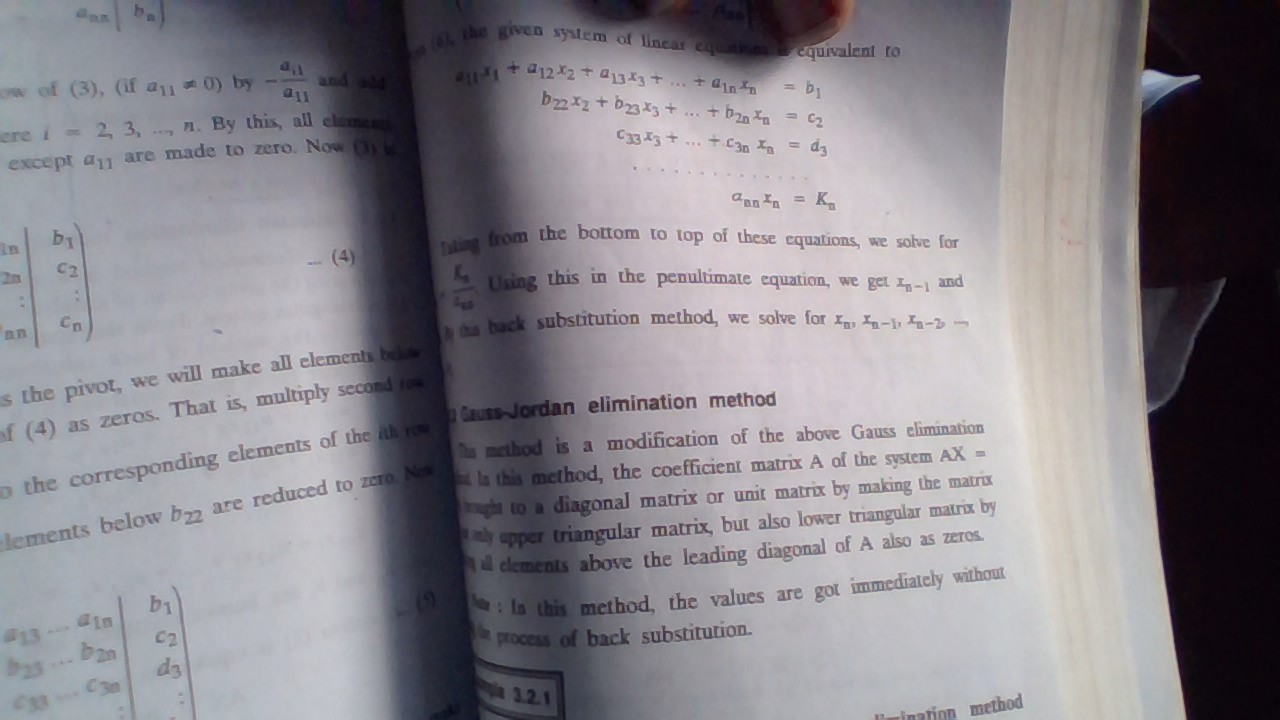
#> input picture Vision/Machine learning/OpenCV/book.JPG, 1280 x 720 px, found by its file name
$ python thresholding.py
#> lines starting #> are read from the running program, lines starting #| are printed output that depends on the picture; after the words box and inside, x2 and y2 are one past the last pixel; in counts of white or black regions, pixels touching at a corner belong together
# http://docs.opencv.org/trunk/d7/d4d/tutorial_py_thresholding.html
import cv2
import numpy as np
img =cv2.imread('book.jpg')
#> img is the input picture: shape (720, 1280, 3); mean B, G, R 138.2, 131.9, 135.3

retvsal,threshold = cv2.threshold(img,120,255,cv2.THRESH_BINARY)
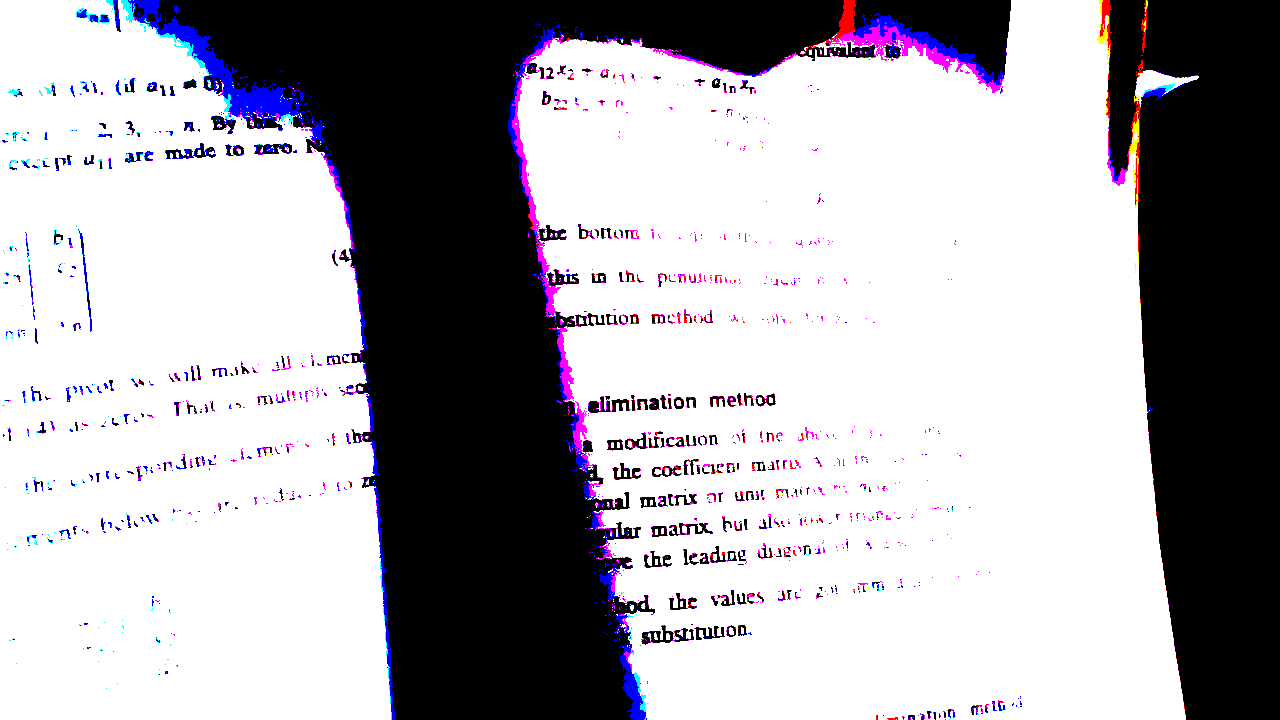
#> threshold: shape (720, 1280, 3); mean B, G, R 174.2, 168.2, 170.9

grayscaled = cv2.cvtColor(img,cv2.COLOR_BGR2GRAY)
retval2, threshold2 = cv2.threshold(grayscaled, 10, 255, cv2.THRESH_BINARY)
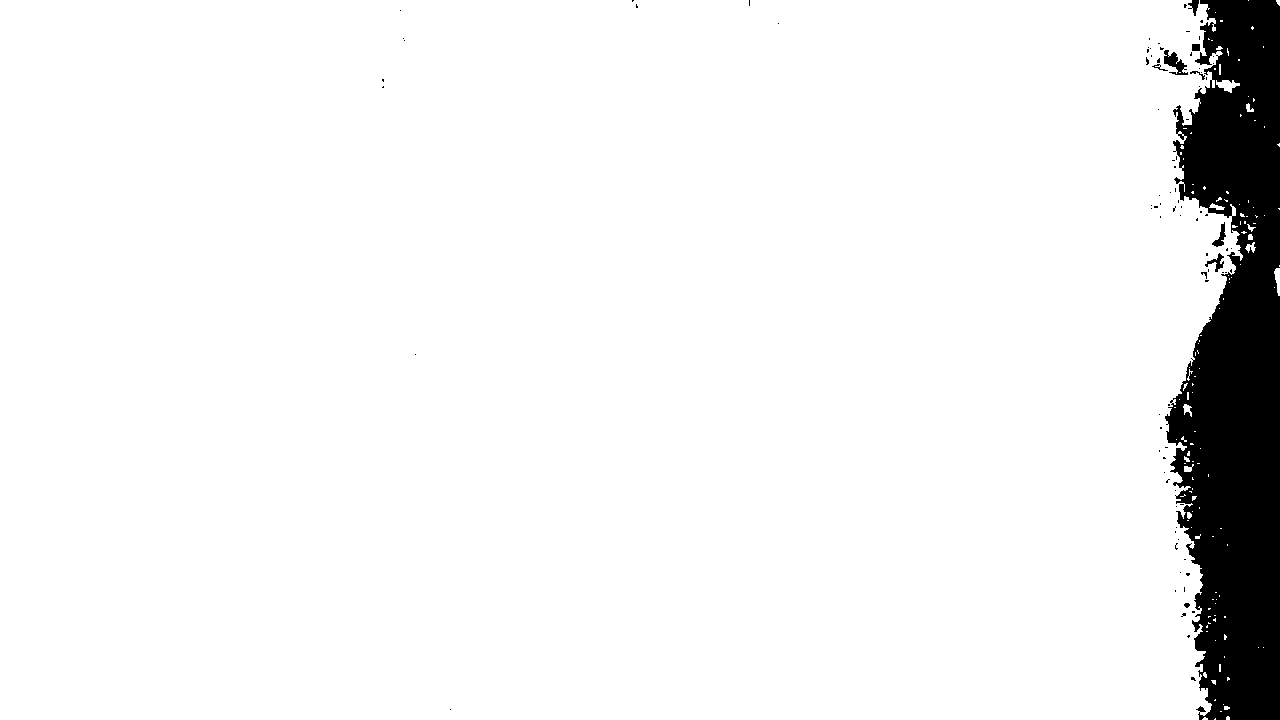
#> threshold2: shape (720, 1280); 93.5% white; 93 black regions (84 under 20 px), largest, box (x1, y1, x2, y2) and area: (1165, 0, 1280, 720) 58413, (1164, 50, 1188, 75) 285, (1212, 222, 1226, 247) 136
th = cv2.adaptiveThreshold(grayscaled, 255, cv2.ADAPTIVE_THRESH_GAUSSIAN_C, cv2.THRESH_BINARY, 115, 1)
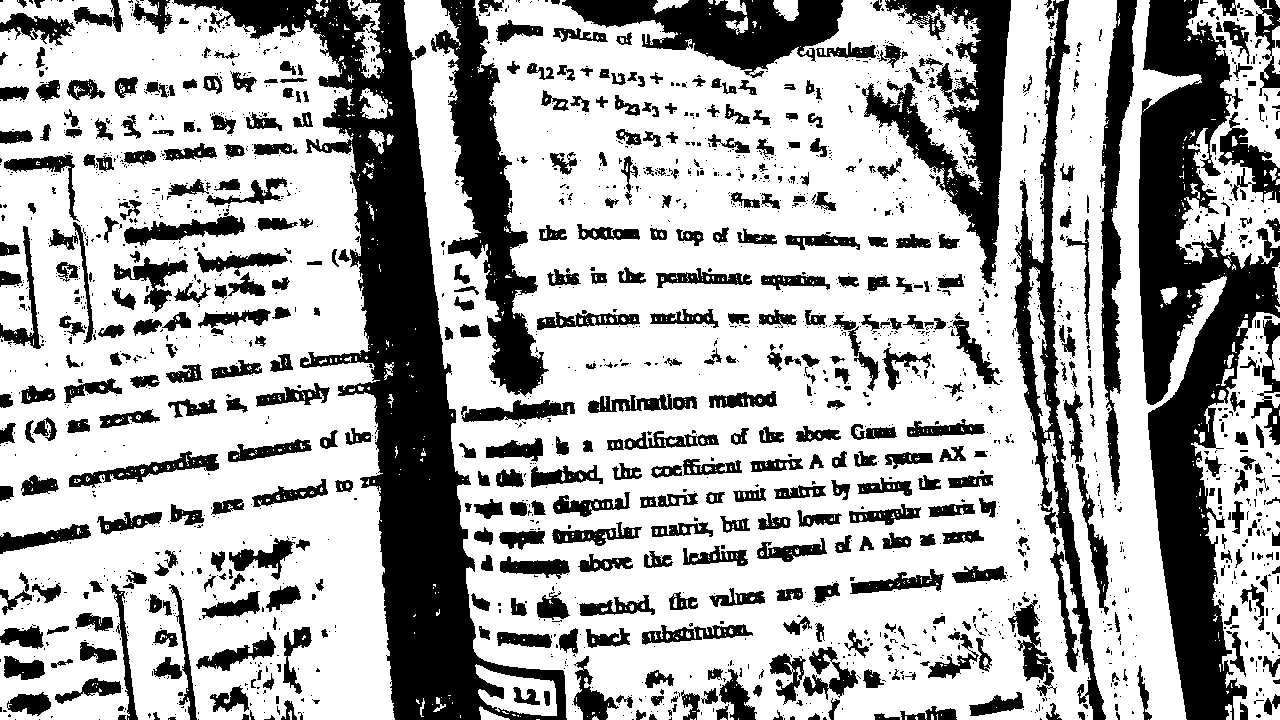
#> th: shape (720, 1280); 67.6% white; 2166 black regions (1623 under 20 px), largest, box (x1, y1, x2, y2) and area: (172, 0, 567, 720) 60212, (1138, 0, 1280, 720) 46064, (431, 0, 549, 397) 15485

cv2.imshow('original',img)
cv2.imshow('threshold',threshold)
cv2.imshow('Adaptive threshold',th)
cv2.waitKey(0)
cv2.destroyAllWindows()

$ run again, with Vision/Machine learning/OpenCV/right.JPG copied over Vision/Machine learning/OpenCV/book.JPG
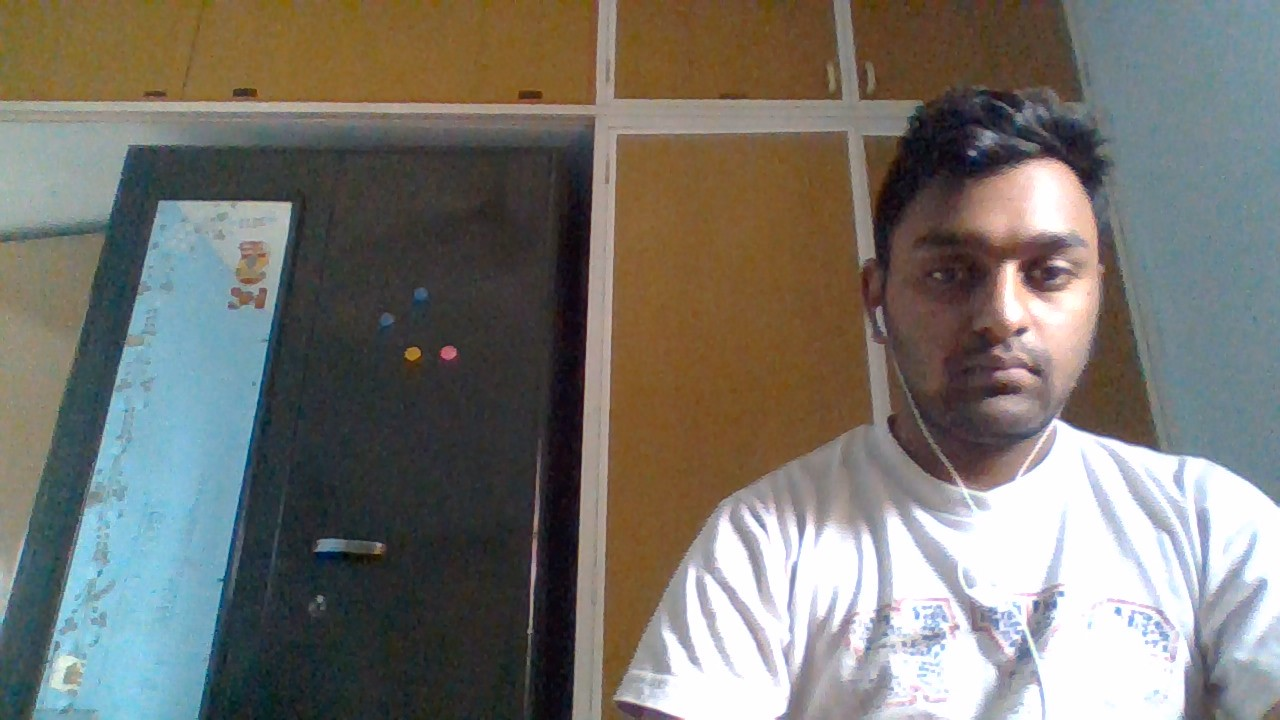
#> input picture Vision/Machine learning/OpenCV/right.JPG, 1280 x 720 px, found by its file name
#> img is the input picture: shape (720, 1280, 3); mean B, G, R 110.3, 116.7, 119.3
#> `retval2, threshold2 = cv2.threshold(grayscaled, 10, 255, cv2.THRESH_BI..`:
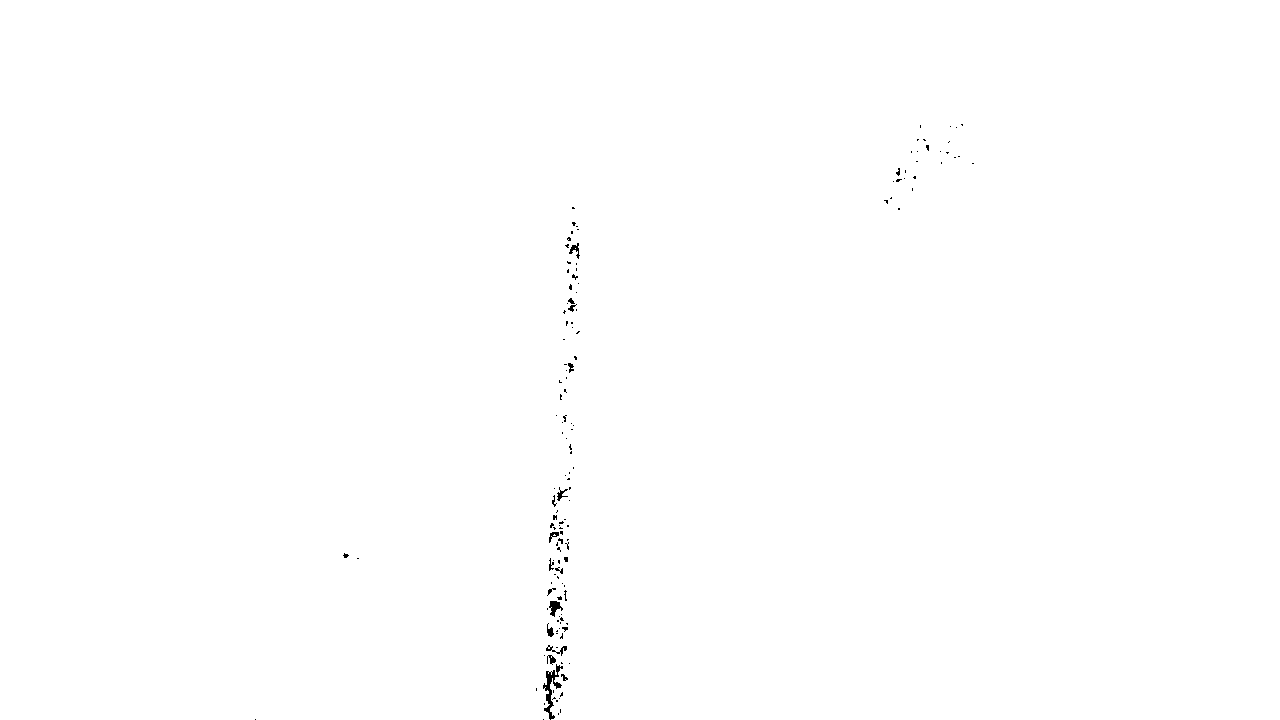
#> threshold2: shape (720, 1280); 99.8% white; black in thin lines or dots, all inside (x1, y1, x2, y2) = (255, 124, 974, 720)
#> `th = cv2.adaptiveThreshold(grayscaled, 255, cv2.ADAPTIVE_THRESH_GAUSSI..`:
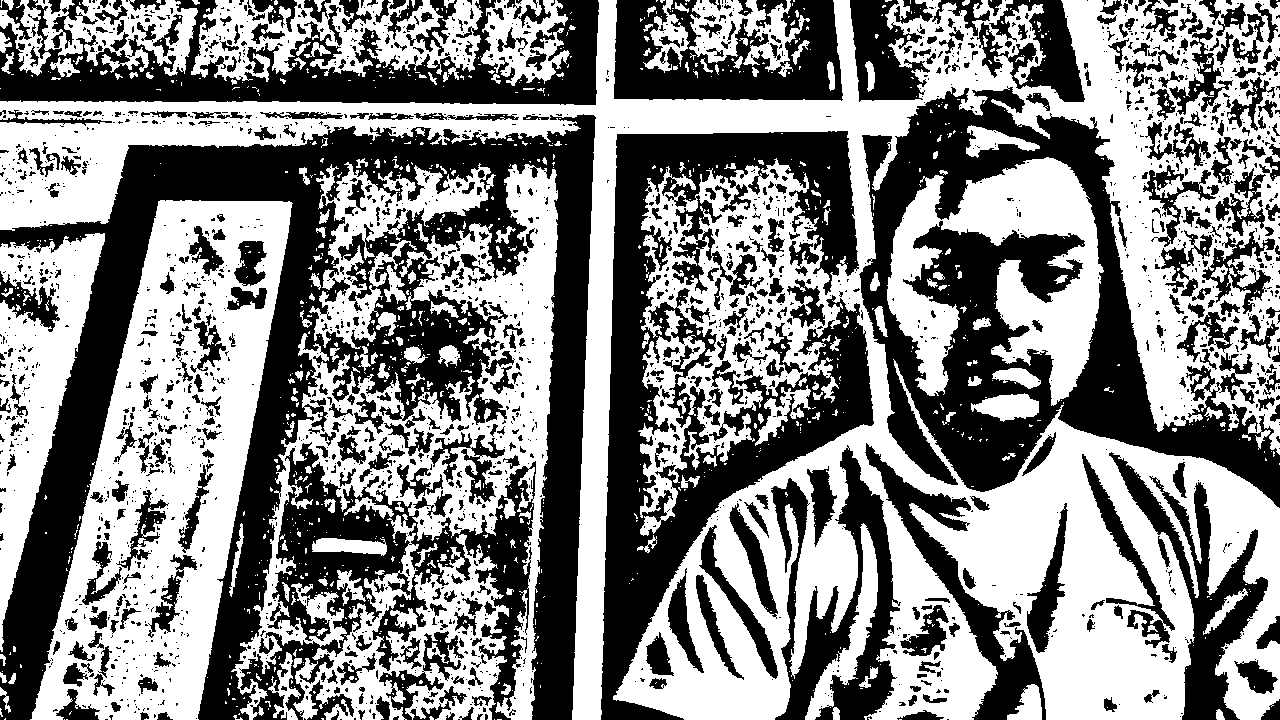
#> th: shape (720, 1280); 52.7% white; 2272 black regions (1712 under 20 px), largest, box (x1, y1, x2, y2) and area: (0, 114, 596, 720) 109617, (859, 86, 1280, 508) 62287, (601, 131, 874, 720) 58495

$ run again, with Vision/Machine learning/OpenCV/sample.JPG copied over Vision/Machine learning/OpenCV/book.JPG
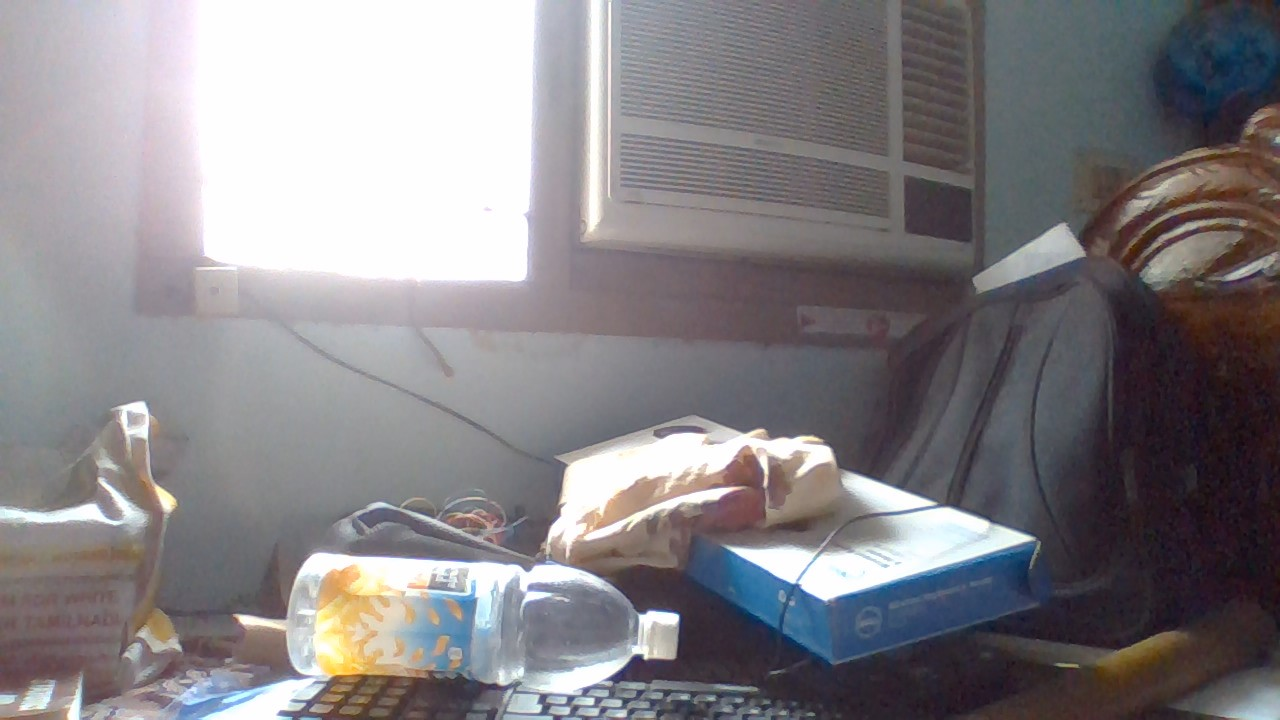
#> input picture Vision/Machine learning/OpenCV/sample.JPG, 1280 x 720 px, found by its file name
#> img is the input picture: shape (720, 1280, 3); mean B, G, R 134, 130.4, 133.7
#> `retvsal,threshold = cv2.threshold(img,120,255,cv2.THRESH_BINARY)`:
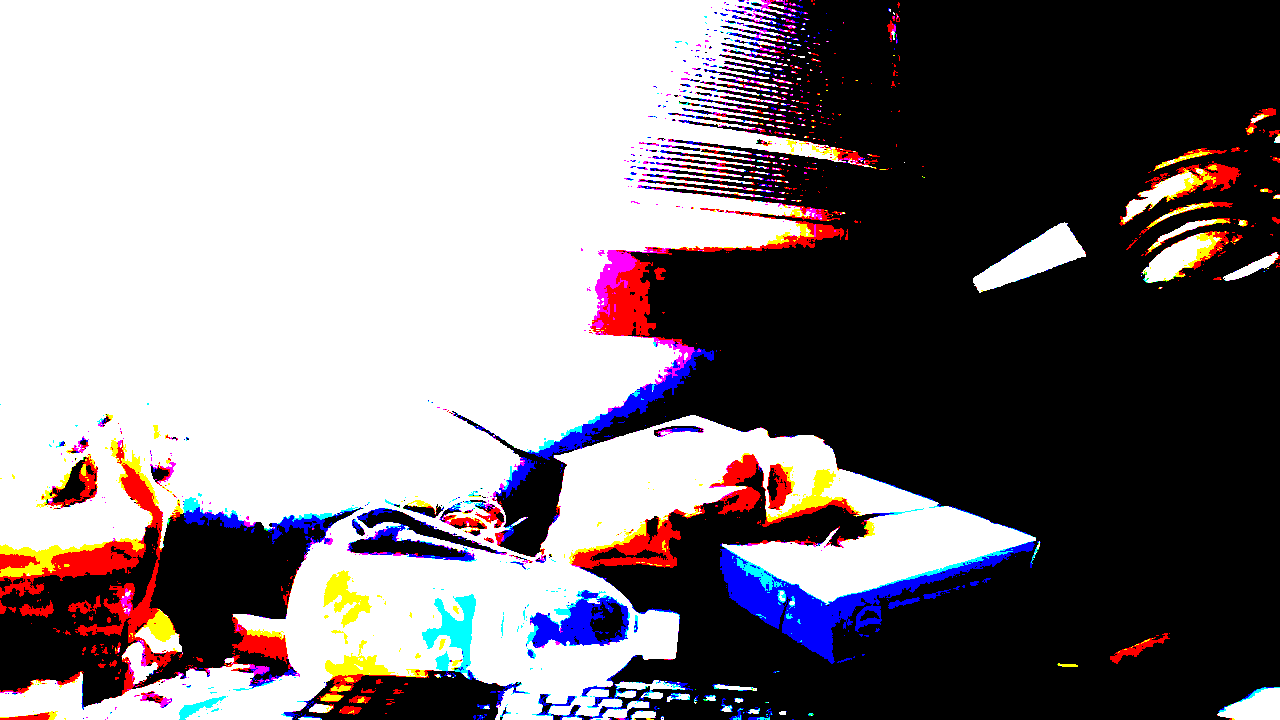
#> threshold: shape (720, 1280, 3); mean B, G, R 130, 126.1, 132.8
#> threshold2: shape (720, 1280); every value is 255
#> `th = cv2.adaptiveThreshold(grayscaled, 255, cv2.ADAPTIVE_THRESH_GAUSSI..`:
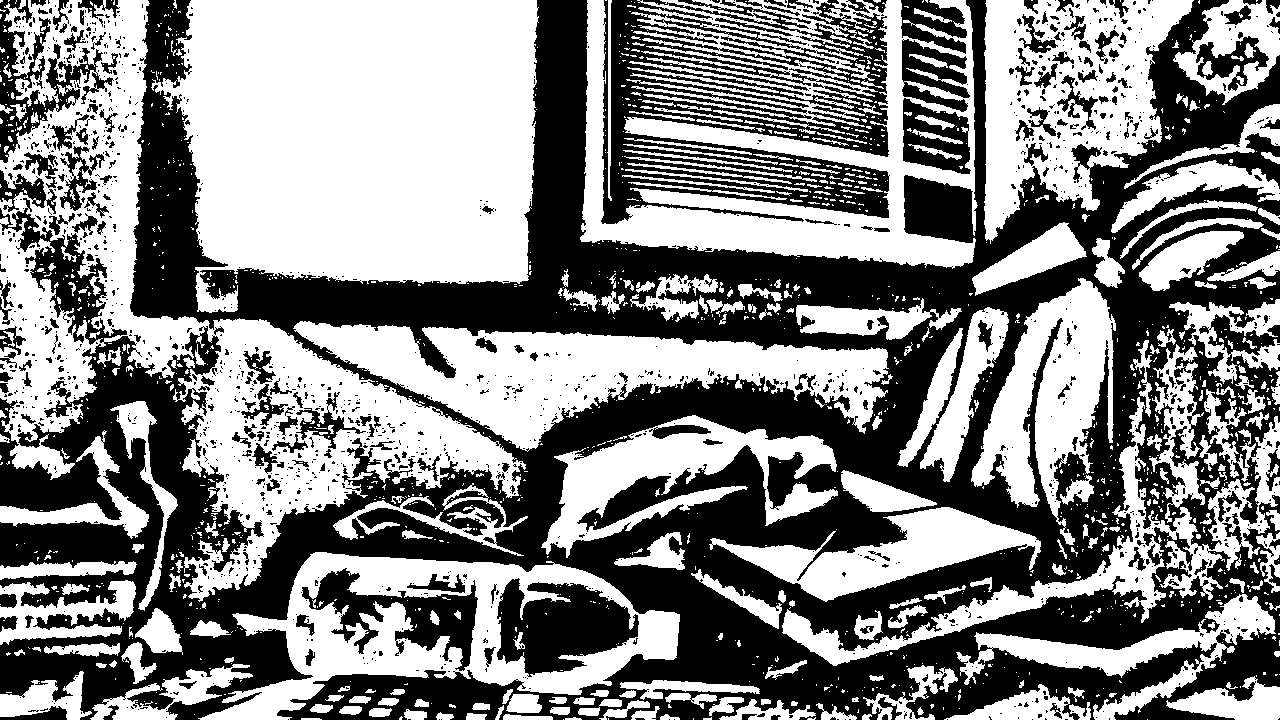
#> th: shape (720, 1280); 52% white; 1585 black regions (1347 under 20 px), largest, box (x1, y1, x2, y2) and area: (0, 0, 1280, 720) 351255, (601, 0, 890, 224) 32519, (497, 578, 639, 677) 8878
